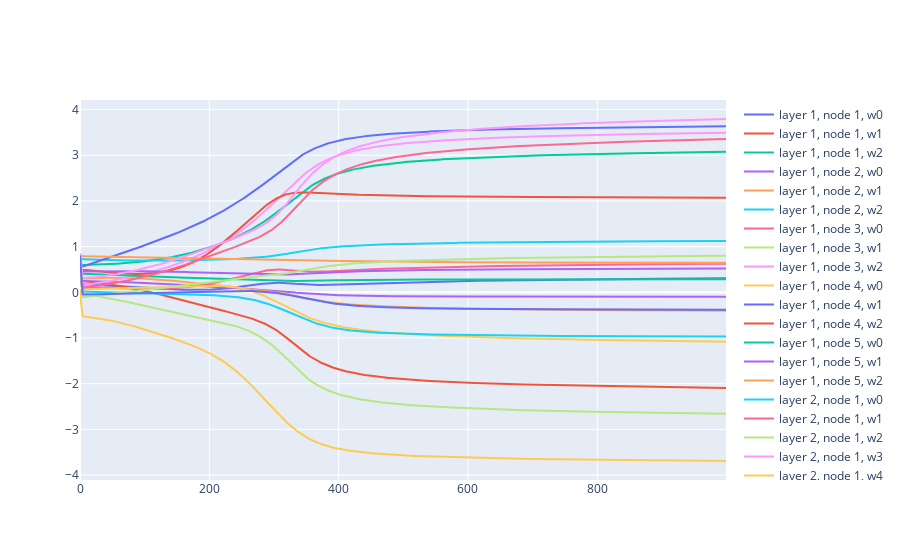

Here is the notebook cell this chart was saved with:
### Code cell
f = go.Figure()

for layer in range(len(mlp.layers)):
    for j in range(len(mlp.layers[layer])):
        for i in range(len(mlp.layers[layer][j].w)):
            weights = [m.layers[layer][j].w[i] for m in intermediate_mlps]
            f.add_trace(go.Scatter(y=weights, name=f'layer {layer + 1}, node {j + 1}, w{i}'))

f

### Figure 1 — Plotly figure (JSON) as saved in the notebook; plotly's stock layout.template omitted (floating-point values rounded to 4 significant figures; data arrays with more than 128 entries replaced by an {"elided": "..."} marker saying what was removed)
{"data": [{"name": "layer 1, node 1, w0", "type": "scatter", "y": {"elided": "1000 float values"}}, {"name": "layer 1, node 1, w1", "type": "scatter", "y": {"elided": "1000 float values"}}, {"name": "layer 1, node 1, w2", "type": "scatter", "y": {"elided": "1000 float values"}}, {"name": "layer 1, node 2, w0", "type": "scatter", "y": {"elided": "1000 float values"}}, {"name": "layer 1, node 2, w1", "type": "scatter", "y": {"elided": "1000 float values"}}, {"name": "layer 1, node 2, w2", "type": "scatter", "y": {"elided": "1000 float values"}}, {"name": "layer 1, node 3, w0", "type": "scatter", "y": {"elided": "1000 float values"}}, {"name": "layer 1, node 3, w1", "type": "scatter", "y": {"elided": "1000 float values"}}, {"name": "layer 1, node 3, w2", "type": "scatter", "y": {"elided": "1000 float values"}}, {"name": "layer 1, node 4, w0", "type": "scatter", "y": {"elided": "1000 float values"}}, {"name": "layer 1, node 4, w1", "type": "scatter", "y": {"elided": "1000 float values"}}, {"name": "layer 1, node 4, w2", "type": "scatter", "y": {"elided": "1000 float values"}}, {"name": "layer 1, node 5, w0", "type": "scatter", "y": {"elided": "1000 float values"}}, {"name": "layer 1, node 5, w1", "type": "scatter", "y": {"elided": "1000 float values"}}, {"name": "layer 1, node 5, w2", "type": "scatter", "y": {"elided": "1000 float values"}}, {"name": "layer 2, node 1, w0", "type": "scatter", "y": {"elided": "1000 float values"}}, {"name": "layer 2, node 1, w1", "type": "scatter", "y": {"elided": "1000 float values"}}, {"name": "layer 2, node 1, w2", "type": "scatter", "y": {"elided": "1000 float values"}}, {"name": "layer 2, node 1, w3", "type": "scatter", "y": {"elided": "1000 float values"}}, {"name": "layer 2, node 1, w4", "type": "scatter", "y": {"elided": "1000 float values"}}, {"name": "layer 2, node 1, w5", "type": "scatter", "y": {"elided": "1000 float values"}}], "layout": {}}
